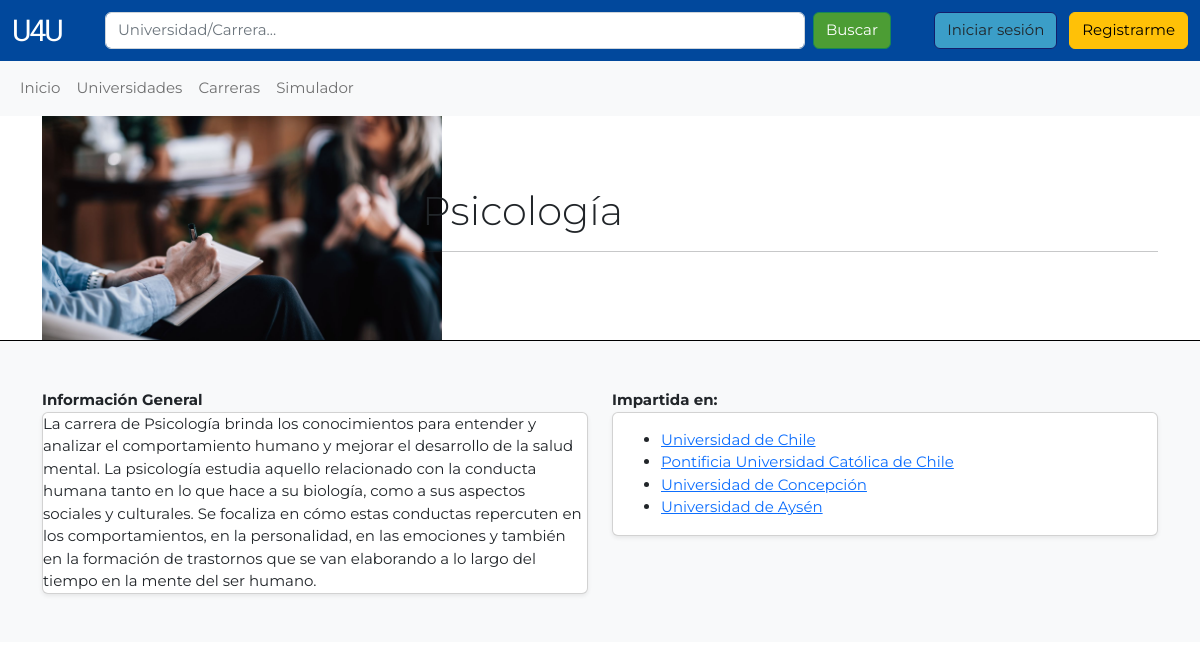
Screenshot of /carrera/3 with the database file from the repository.
### u4uapp/models.py (models this page shows)
class Carrera(models.Model):
    nombre=models.CharField(max_length=128)
    universidades=models.ManyToManyField(Universidad)
    infog= models.CharField(max_length=256)

class Universidad(models.Model):
    nombre=models.CharField(max_length=128)
    tipo=models.CharField(max_length=128)
    comuna=models.CharField(max_length=128)
    region=models.CharField(max_length=128)
    estudiantes=models.IntegerField()
    fundacion=models.IntegerField()

### u4uapp/views.py (the view)
# urls.py: path('carrera/<int:carrera_id>', views.carrera, name='carrera'),
def carrera(request, carrera_id):
    carrera = Carrera.objects.get(id=carrera_id)
    universidades = carrera.universidades.all()
    if request.method == "GET":
        return render(request, "u4uapp/carrera.html", {"carrera": carrera, "universidades": universidades})

### u4uapp/templates/u4uapp/carrera.html (shortened to what this page needs)
{% extends "./base.html" %}
{% block content %}
<section class="container">
  <div class="row">
    <div class="col-4">
      <div style="width:100%">
        <div style="border-right:1px solid #000000;">
          <img class="card-img-top" style="width:400px; height:auto;" src="/static/u4uapp/{{ carrera.nombre }}.jpg">
        </div>
      </div>
     </div>
    <div class="col-8 align-self-center">
      <h3 class= "fw-light fs-1">{{ carrera.nombre }}</h3>
      <hr>
    </div>
  </div>
</section>
<div class="album py-5 bg-light">
  <div class="container">
    <div class="row">
      <div class="col-sm">
        <h11 class="fw-normal"><b>Información General</b></h11>
          <div class="col">
            <div class="card shadow-sm">
              <p class="card-text">{{ carrera.infog }}</p>
            </div>
          </div>
      </div>
      <div class="col-sm">
        <h11 class="fw-normal"><b>Impartida en:</b></h11>
          <div class="col">
            <div class="card shadow-sm">
              <ul class="m-3">
                {% for universidad in universidades %}
                <li><a href="/carreraesp/{{ carrera.id }}{{ universidad.id }}">{{ universidad.nombre }}</a></li>
                {% endfor %}
              </ul>
      </div>
    </div>
  </div>
</div>
{% endblock %}

### u4uapp/static/u4uapp/base.css (style rules this page uses)
body { font-family: Montserrat, sans-serif; font-size: 15px; }

### rows the page displays
Carrera: nombre (picture), nombre "Psicología", infog "La carrera de Psicología brinda los conocimientos para entender y analizar el comportamiento humano y mejorar el desarrollo de la salud mental. La psicología estudia aquello relacionado con la conducta humana tanto en lo que hace a su biología, como a sus aspectos sociales y culturales. Se focaliza en cómo estas conductas repercuten en los comportamientos, en la personalidad, en las emociones y también en la formación de trastornos que se van elaborando a lo largo del tiempo en la mente del ser humano."
Universidad: nombre "Universidad de Chile"
Universidad: nombre "Pontificia Universidad Católica de Chile"
Universidad: nombre "Universidad de Concepción"
Universidad: nombre "Universidad de Aysén"
